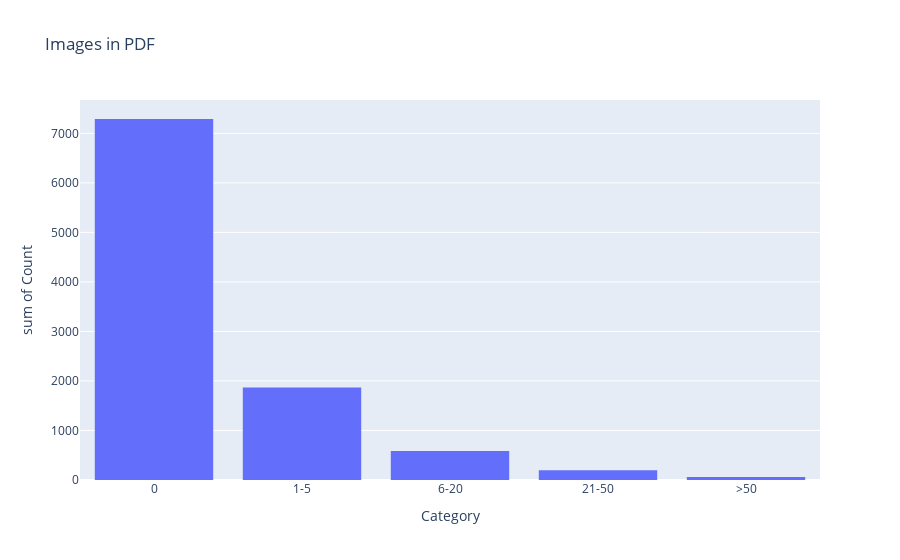

This figure's notebook cell:
### Code cell
img = df.images
imgs={'0':0,'1-5':0,'6-20':0,'21-50':0,'>50':0}
for i in img:
    if i == '1(1)':
        next
    elif int(i) == 0:
        imgs['0']+=1
    elif int(i)>0 and int(i)<6:
        imgs['1-5']+=1
    elif int(i)>5 and int(i)<21:
        imgs['6-20']+=1
    elif int(i)>20 and int(i)<51:
        imgs['21-50']+=1
    else:
        imgs['>50']+=1

imgs_df = pd.DataFrame(imgs.items())
imgs_df.columns=['Category','Count']

px.histogram(imgs_df, x='Category', y='Count', title='Images in PDF')

### Figure 1 — Plotly figure (JSON) as saved in the notebook; plotly's stock layout.template omitted (floating-point values rounded to 4 significant figures)
{"data": [{"bingroup": "x", "histfunc": "sum", "hovertemplate": "Category=%{x}<br>sum of Count=%{y}<extra></extra>", "legendgroup": "", "marker": {"color": "#636efa", "pattern": {"shape": ""}}, "name": "", "orientation": "v", "showlegend": false, "type": "histogram", "x": ["0", "1-5", "6-20", "21-50", ">50"], "xaxis": "x", "y": [7290, 1869, 584, 197, 63], "yaxis": "y"}], "layout": {"barmode": "relative", "legend": {"tracegroupgap": 0}, "title": {"text": "Images in PDF"}, "xaxis": {"anchor": "y", "domain": [0, 1], "title": {"text": "Category"}}, "yaxis": {"anchor": "x", "domain": [0, 1], "title": {"text": "sum of Count"}}}}
